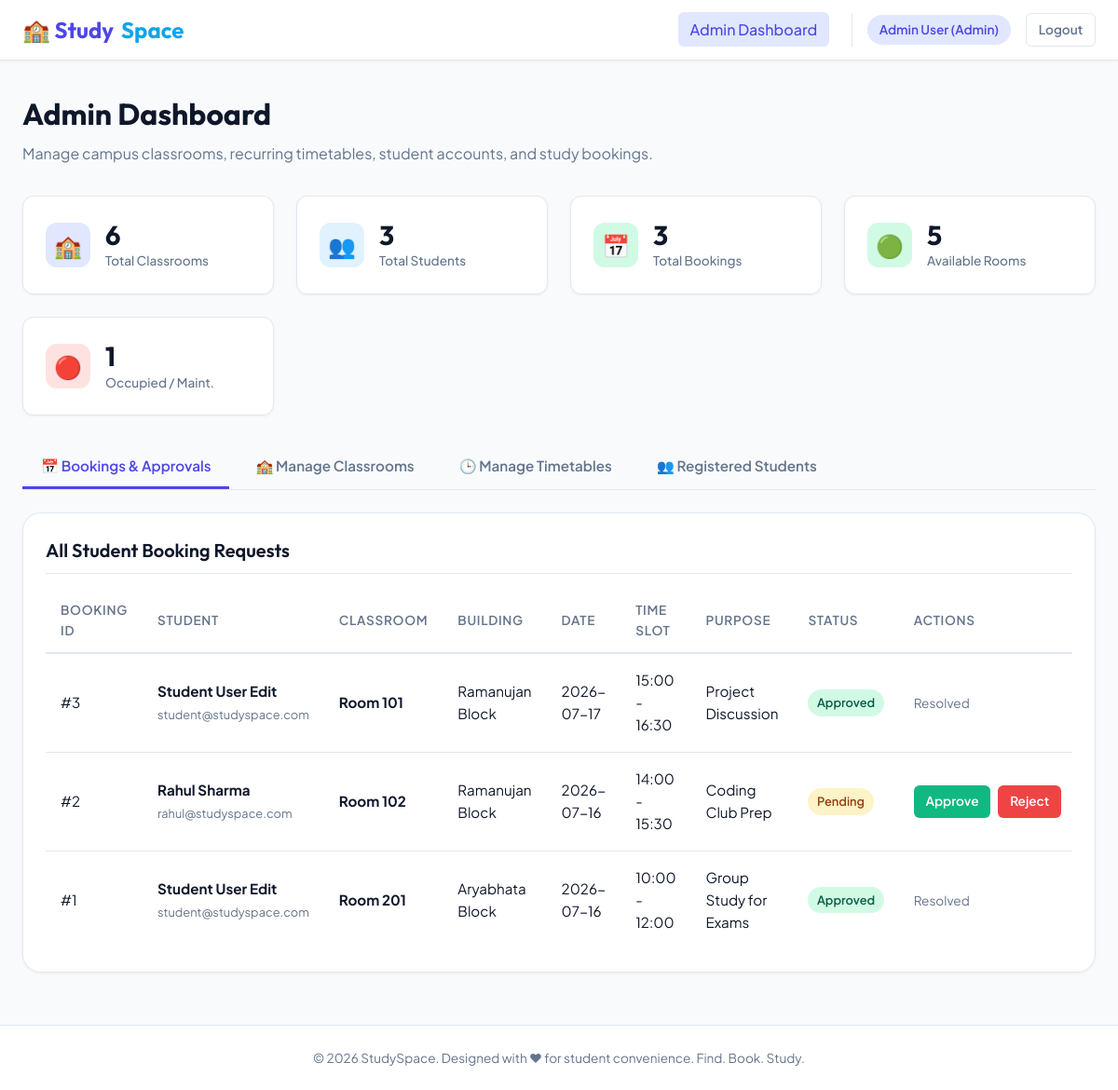
Page /admin_dashboard (signed in) on the committed database.
### tables this page shows
CREATE TABLE bookings (
    booking_id INTEGER PRIMARY KEY AUTOINCREMENT,
    user_id INTEGER NOT NULL,
    room_id INTEGER NOT NULL,
    booking_date TEXT NOT NULL, -- Format: YYYY-MM-DD
    start_time TEXT NOT NULL,   -- Format: HH:MM
    end_time TEXT NOT NULL,     -- Format: HH:MM
    purpose TEXT NOT NULL,
    status TEXT NOT NULL DEFAULT 'Pending' CHECK(status IN ('Pending', 'Approved', 'Rejected')),
    FOREIGN KEY(user_id) REFERENCES users(user_id) ON DELETE CASCADE,
    FOREIGN KEY(room_id) REFERENCES classrooms(room_id) ON DELETE CASCADE
);

CREATE TABLE users (
    user_id INTEGER PRIMARY KEY AUTOINCREMENT,
    name TEXT NOT NULL,
    email TEXT UNIQUE NOT NULL,
    password TEXT NOT NULL,
    role TEXT NOT NULL CHECK(role IN ('student', 'admin'))
);

CREATE TABLE classrooms (
    room_id INTEGER PRIMARY KEY AUTOINCREMENT,
    room_number TEXT UNIQUE NOT NULL,
    building TEXT NOT NULL,
    floor INTEGER NOT NULL,
    capacity INTEGER NOT NULL,
    room_type TEXT NOT NULL, -- e.g. 'Lecture Hall', 'Seminar Room', 'Discussion Room', 'Lab'
    projector INTEGER NOT NULL DEFAULT 0, -- 0 for No, 1 for Yes
    whiteboard INTEGER NOT NULL DEFAULT 1, -- 0 for No, 1 for Yes
    ac INTEGER NOT NULL DEFAULT 0, -- 0 for No, 1 for Yes
    status TEXT NOT NULL DEFAULT 'Available' CHECK(status IN ('Available', 'Occupied', 'Maintenance'))
);

### app.py (the view)
@app.route('/admin_dashboard', methods=['GET'])
@login_required(role='admin')
def admin_dashboard():
    total_classrooms = query_db("SELECT COUNT(*) FROM classrooms", one=True)[0]
    total_students = query_db("SELECT COUNT(*) FROM users WHERE role='student'", one=True)[0]
    total_bookings = query_db("SELECT COUNT(*) FROM bookings", one=True)[0]
    available_rooms = query_db("SELECT COUNT(*) FROM classrooms WHERE status='Available'", one=True)[0]
    occupied_rooms = query_db("SELECT COUNT(*) FROM classrooms WHERE status != 'Available'", one=True)[0]
    stats = {
        'total_classrooms': total_classrooms,
        'total_students': total_students,
        'total_bookings': total_bookings,
        'available_rooms': available_rooms,
        'occupied_rooms': occupied_rooms
    }
    all_classrooms = query_db("SELECT * FROM classrooms ORDER BY room_number ASC")
    all_timetables = query_db(
        """SELECT t.*, c.room_number, c.building
           FROM timetable t
           JOIN classrooms c ON t.room_id = c.room_id
           ORDER BY c.room_number ASC, t.day ASC, t.start_time ASC"""
    )
    all_bookings = query_db(
        """SELECT b.*, u.name AS user_name, u.email AS user_email, c.room_number, c.building
           FROM bookings b
           JOIN users u ON b.user_id = u.user_id
           JOIN classrooms c ON b.room_id = c.room_id
           ORDER BY b.booking_date DESC, b.start_time DESC"""
    )
    all_students = query_db(
        """SELECT u.*, COUNT(b.booking_id) AS total_bookings
           FROM users u
           LEFT JOIN bookings b ON u.user_id = b.user_id
           WHERE u.role = 'student'
           GROUP BY u.user_id
           ORDER BY u.name ASC"""
    )
    edit_classroom = None
    edit_room_id = request.args.get('edit_room_id')
    if edit_room_id:
        edit_classroom = query_db("SELECT * FROM classrooms WHERE room_id = ?", (edit_room_id,), one=True)
    active_tab = request.args.get('active_tab', 'overview')
    return render_template(
        'admin_dashboard.html',
        stats=stats,
        classrooms=all_classrooms,
        timetables=all_timetables,
        bookings=all_bookings,
        students=all_students,
        edit_classroom=edit_classroom,
        active_tab=active_tab,
        active_page='admin_dashboard'
    )

### app.py (called while the page is built)
def get_db():
    db = getattr(g, '_database', None)
    if db is None:
        db = g._database = sqlite3.connect(DATABASE)
        db.row_factory = sqlite3.Row  # Access columns by name
    return db

def query_db(query, args=(), one=False):
    cur = get_db().execute(query, args)
    rv = cur.fetchall()
    cur.close()
    return (rv[0] if rv else None) if one else rv

def login_required(role=None):
    def decorator(f):
        from functools import wraps
        @wraps(f)
        def decorated_function(*args, **kwargs):
            if 'user_id' not in session:
                flash('Please log in to access this page.', 'error')
                return redirect(url_for('login'))
            if role and session.get('role') != role:
                flash('Access denied. Insufficient permissions.', 'error')
                return redirect(url_for('index'))
            return f(*args, **kwargs)
        return decorated_function
    return decorator

### templates/admin_dashboard.html (shortened to what this page needs)
{% extends 'base.html' %}
{% block content %}
<div class="page-header">
    <div>
        <h1 class="page-title">Admin Dashboard</h1>
        <p class="page-subtitle">Manage campus classrooms, recurring timetables, student accounts, and study bookings.</p>
    </div>
</div>
<div class="stats-grid">
    <div class="stat-card">
        <div class="stat-icon">🏫</div>
        <div class="stat-info">
            <div class="stat-value">{{ stats.total_classrooms }}</div>
            <div class="stat-label">Total Classrooms</div>
        </div>
    </div>
    <div class="stat-card">
        <div class="stat-icon secondary">👥</div>
        <div class="stat-info">
            <div class="stat-value">{{ stats.total_students }}</div>
            <div class="stat-label">Total Students</div>
        </div>
    </div>
    <div class="stat-card">
        <div class="stat-icon success">📅</div>
        <div class="stat-info">
            <div class="stat-value">{{ stats.total_bookings }}</div>
            <div class="stat-label">Total Bookings</div>
        </div>
    </div>
    <div class="stat-card">
        <div class="stat-icon success">🟢</div>
        <div class="stat-info">
            <div class="stat-value">{{ stats.available_rooms }}</div>
            <div class="stat-label">Available Rooms</div>
        </div>
    </div>
    <div class="stat-card">
        <div class="stat-icon danger">🔴</div>
        <div class="stat-info">
            <div class="stat-value">{{ stats.occupied_rooms }}</div>
            <div class="stat-label">Occupied / Maint.</div>
        </div>
    </div>
</div>
<div class="tab-container">
    <div class="tabs">
        <button class="tab-btn {% if not active_tab or active_tab == 'overview' %}active{% endif %}" data-tab="overview">
            📅 Bookings & Approvals
        </button>
        <button class="tab-btn {% if active_tab == 'classrooms' %}active{% endif %}" data-tab="classrooms">
            🏫 Manage Classrooms
        </button>
        <button class="tab-btn {% if active_tab == 'timetable' %}active{% endif %}" data-tab="timetable">
            🕒 Manage Timetables
        </button>
        <button class="tab-btn {% if active_tab == 'students' %}active{% endif %}" data-tab="students">
            👥 Registered Students
        </button>
    </div>
</div>
<div id="overview" class="tab-content {% if not active_tab or active_tab == 'overview' %}active{% endif %}">
    <div class="section-card">
        <h2 class="section-title">All Student Booking Requests</h2>
        {% if bookings %}
            <div class="table-responsive">
                <table class="table">
                    <thead>
                        <tr>
                            <th>Booking ID</th>
                            <th>Student</th>
                            <th>Classroom</th>
                            <th>Building</th>
                            <th>Date</th>
                            <th>Time Slot</th>
                            <th>Purpose</th>
                            <th>Status</th>
                            <th>Actions</th>
                        </tr>
                    </thead>
                    <tbody>
                        {% for booking in bookings %}
                            <tr>
                                <td>#{{ booking.booking_id }}</td>
                                <td><strong>{{ booking.user_name }}</strong><br><span style="font-size: 0.8rem; color: var(--text-muted);">{{ booking.user_email }}</span></td>
                                <td><strong>Room {{ booking.room_number }}</strong></td>
                                <td>{{ booking.building }}</td>
                                <td>{{ booking.booking_date }}</td>
                                <td>{{ booking.start_time }} - {{ booking.end_time }}</td>
                                <td>{{ booking.purpose }}</td>
                                <td>
                                    <span class="badge badge-{{ booking.status.lower() }}">
                                        {{ booking.status }}
                                    </span>
                                </td>
                                <td>
                                    {% if booking.status == 'Pending' %}
                                        <div class="admin-actions">
                                            <a href="/admin/booking/{{ booking.booking_id }}/approve" class="btn btn-primary btn-sm" style="background-color: var(--success);">Approve</a>
                                            <a href="/admin/booking/{{ booking.booking_id }}/reject" class="btn btn-danger btn-sm">Reject</a>
                                        </div>
                                    {% else %}
                                        <span style="font-size: 0.85rem; color: var(--text-muted);">Resolved</span>
                                    {% endif %}
                                </td>
                            </tr>
                        {% endfor %}
                    </tbody>
                </table>
            </div>
        {% else %}
            <div class="empty-state">
                <div class="empty-state-icon">📅</div>
                <div class="empty-state-title">No Bookings Registered</div>
                <p>No classroom booking records have been created in the database yet.</p>
            </div>
        {% endif %}
    </div>
</div>
{% endblock %}

### rows in the picture
bookings: booking_id "3", user_name "Student User Edit", user_email "student@studyspace.com", room_number "101", building "Ramanujan Block", booking_date "2026-07-17", start_time "15:00", end_time "16:30", purpose "Project Discussion", status "Approved", shows "Resolved"
bookings: booking_id "2", user_name "Rahul Sharma", user_email "rahul@studyspace.com", room_number "102", building "Ramanujan Block", booking_date "2026-07-16", start_time "14:00", end_time "15:30", purpose "Coding Club Prep", status "Pending"
bookings: booking_id "1", user_name "Student User Edit", user_email "student@studyspace.com", room_number "201", building "Aryabhata Block", booking_date "2026-07-16", start_time "10:00", end_time "12:00", purpose "Group Study for Exams", status "Approved", shows "Resolved"

### other values in the picture
{{ session.name }} "Admin User"
{{ session.role | title }} "Admin"
{{ stats.total_classrooms }} "6"
{{ stats.total_students }} "3"
{{ stats.total_bookings }} "3"
{{ stats.available_rooms }} "5"
{{ stats.occupied_rooms }} "1"
